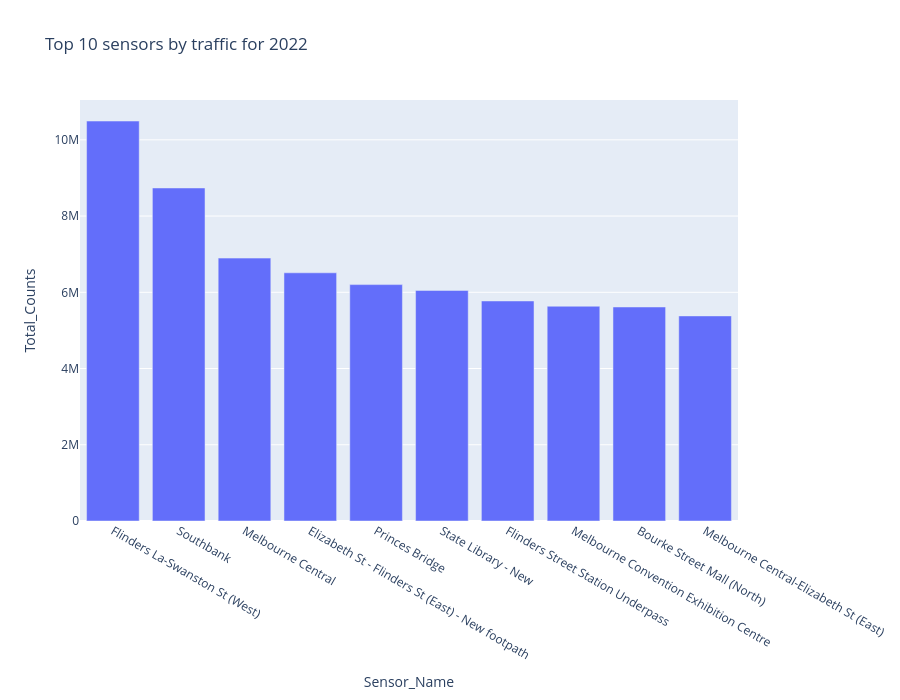

This figure's notebook cell:
### Markdown cell above
By ending the cell with the **figure** variable that contains the **Figure** object that's returned from the **px.bar()** function, most Jupyter Notebook environments should automatically render this as a Plotly visualization. However, in some cases, you may need to explicitly call **figure.show()**. Once displayed, our figure will look like this:

### Code cell
figure = px.bar( 
    sensors_2022_df.head(10),
    x="Sensor_Name",
    y="Total_Counts",
    height=700,
    title="Top 10 sensors by traffic for 2022",
)

figure

### Figure 1 — Plotly figure (JSON) as saved in the notebook; plotly's stock layout.template omitted (floating-point values rounded to 4 significant figures)
{"data": [{"hovertemplate": "Sensor_Name=%{x}<br>Total_Counts=%{y}<extra></extra>", "legendgroup": "", "marker": {"color": "#636efa", "pattern": {"shape": ""}}, "name": "", "orientation": "v", "showlegend": false, "textposition": "auto", "type": "bar", "x": ["Flinders La-Swanston St (West)", "Southbank", "Melbourne Central", "Elizabeth St - Flinders St (East) - New footpath", "Princes Bridge", "State Library - New", "Flinders Street Station Underpass", "Melbourne Convention Exhibition Centre", "Bourke Street Mall (North)", "Melbourne Central-Elizabeth St (East)"], "xaxis": "x", "y": [10492872, 8737282, 6897406, 6511465, 6202149, 6049385, 5772514, 5634531, 5614610, 5380759], "yaxis": "y"}], "layout": {"barmode": "relative", "height": 700, "legend": {"tracegroupgap": 0}, "title": {"text": "Top 10 sensors by traffic for 2022"}, "xaxis": {"anchor": "y", "domain": [0, 1], "title": {"text": "Sensor_Name"}}, "yaxis": {"anchor": "x", "domain": [0, 1], "title": {"text": "Total_Counts"}}}}
